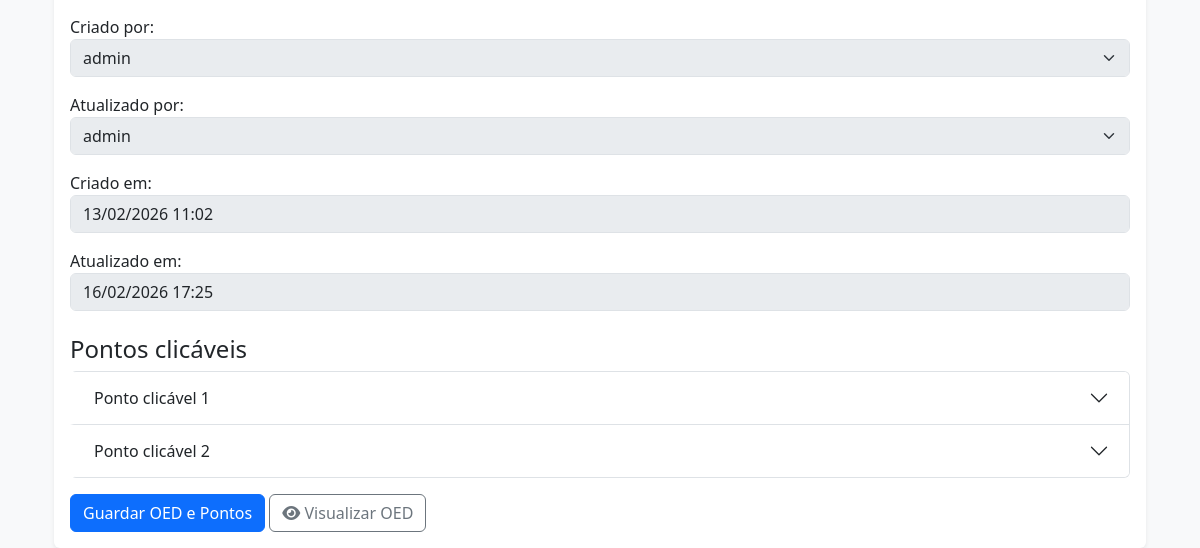
Page /oeds/editar/1/ (signed in, lower part) on the earlier database version.
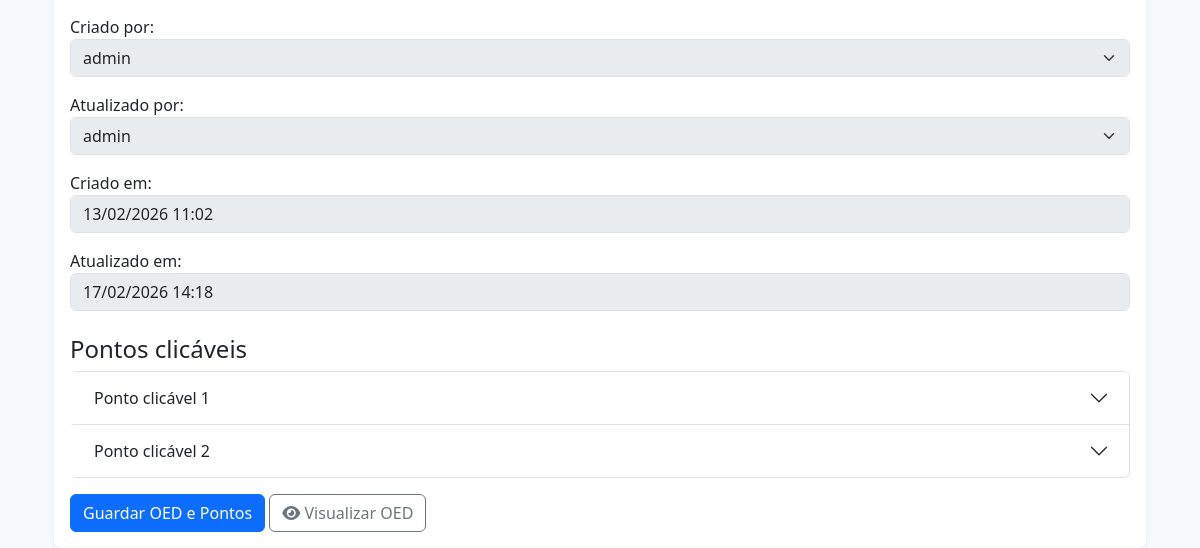
Same page on the later database version.
### oeds/models.py (models this page shows, shortened)
class Oed(AuditoriaBase):
    retranca = models.CharField(verbose_name='Retranca', max_length=50, unique=True, help_text='Campo obrigatório. A retranca pode ser alterada posteriormente, se necessário.')
    status = models.ForeignKey(
        StatusOed,
        on_delete=models.SET_NULL,
        blank=True,
        null=True,
        verbose_name='Status do OED',
        related_name='%(class)s_oeds'
    )
    titulo = CKEditor5Field("Título do OED", config_name='default')
    tipo = models.ForeignKey(
        TipoOed,
        on_delete=models.SET_NULL,
        blank=True,
        null=True,
        verbose_name="Tipo do OED",
        related_name="%(class)s_oeds"
    )
    projeto = models.ForeignKey(
        Projeto,
        on_delete=models.SET_NULL,
        blank=True,
        null=True,
        verbose_name="Projeto",
        related_name="%(class)s_oeds"
    )
    componente = models.ForeignKey(
        Componente,
        on_delete=models.SET_NULL,
        blank=True,
        null=True,
        verbose_name="Componente",
        related_name="%(class)s_oeds"
    )
    volume = models.PositiveIntegerField("Volume", blank=True, null=True)
    capitulo = models.CharField("Capítulo", max_length=100, blank=True, null=True)
    pagina = models.PositiveIntegerField("Página", blank=True, null=True)
    local_insercao = models.CharField("Local de inserção", max_length=255, blank=True, null=True)
    introducao = CKEditor5Field("Texto de introdução", config_name='default', blank=True, null=True)
    conclusao = CKEditor5Field("Texto de conclusão", config_name='default', blank=True, null=True)
    palavras_chave = models.CharField("Palavras-chave", blank=True, null=True, help_text='Separe por vírgulas: palavra1, palavra2')
    fonte_de_pesquisa = CKEditor5Field("Fonte de pesquisa", config_name='default', blank=True, null=True)
    retranca_da_imagem_principal = models.CharField(
        verbose_name='Retranca da imagem',
        max_length=255,
        blank=True,
        null=True,
        help_text='Esse campo será atualizado ao carregar a imagem e salvar o OED.'
    )
    imagem_principal = models.ImageField(
        verbose_name="Imagem principal",
        upload_to=renomear_imagem_oed, # Usa a função de renomeação
        validators=[FileExtensionValidator(allowed_extensions=['png', 'jpg', 'jpeg'])],
        help_text="Formatos aceitos: PNG, JPG ou JPEG. Ao carregar nova imagem, o campo 'Retranca da imagem' será atualizado.",
        blank=True,
        null=True,
    )
    legenda_da_imagem_principal = CKEditor5Field("Legenda da imagem principal", config_name='default', blank=True, null=True)
    alt_text_da_imagem_principal = models.TextField('Descrição para acessibilidade da imagem principal', max_length=2000, help_text='Máximo 2.000 caracteres.', blank=True, null=True)
    credito_da_imagem_principal = models.ForeignKey(
        Credito,
        on_delete=models.SET_NULL,
        blank=True,
        null=True,
        verbose_name='Crédito da imagem principal',
        related_name='%(class)s_oeds'
    )
    quantidade_pontos_prevista = models.PositiveIntegerField(
        "Quantidade de pontos clicáveis",
        default=3,
        help_text="Informe quantos pontos clicáveis este OED deve ter."
    )
    orientacoes_para_producao = CKEditor5Field("Orientações para a produção", config_name='default', blank=True, null=True)

### oeds/views.py (the view, shortened to what this page needs)
# urls.py: path('editar/<int:pk>/', views.OedUpdateView.as_view(), name='editar_oed'),
class OedUpdateView(LoginRequiredMixin, VerboseNameMixin, UpdateView):
    model = Oed
    form_class = OedModelForm
    template_name = 'oeds/form_oed.html'
    success_url = reverse_lazy('listar_oeds')
    def get_context_data(self, **kwargs):
        data = super().get_context_data(**kwargs)
        if self.request.POST:
            data['pontos'] = PontoClicavelFormSet(self.request.POST, self.request.FILES, instance=self.object)
        else:
            data['pontos'] = PontoClicavelFormSet(instance=self.object)
        return data

### oeds/views.py (called while the page is built)
    def get_context_data(self, **kwargs):
        context = super().get_context_data(**kwargs)
        context['verbose_name'] = self.model._meta.verbose_name
        context['verbose_name_plural'] = self.model._meta.verbose_name_plural
        context['titulo'] = self.model._meta.verbose_name
        return context

### projetos/models.py (called while the page is built)
    def __str__(self):
        return self.nome

    def __str__(self):
        return self.nome

    def __str__(self):
        return self.nome

    def __str__(self):
        return self.nome

    def __str__(self):
        return self.nome

### usuarios/models.py (called while the page is built)
    def __str__(self):
        return self.get_full_name() or self.username

### oeds/templates/oeds/form_oed.html (shortened to what this page needs)
{% extends "base.html" %}
{% load django_bootstrap5 %}
{% block content %}
<div class="container mt-4">
    <div class="card shadow-sm border-0">
        <div class="card-body">
            <form method="post" enctype="multipart/form-data" id="oed-form">
                {{ form.as_p }}
                <h4 class="mt-4">Pontos clicáveis</h4>
                <div class="accordion" id="accordionPontos">
                    {% for ponto_form in pontos %}
                    <div class="accordion-item ponto-item">
                        <h2 class="accordion-header" id="heading-{{ forloop.counter0 }}">
                            <button class="accordion-button collapsed" type="button" data-bs-toggle="collapse"
                                data-bs-target="#collapse-{{ forloop.counter0 }}">
                                Ponto clicável <span class="ponto-numero ms-1">{{ forloop.counter }}</span>
                            </button>
                        </h2>
                    </div>
                    {% endfor %}
                </div>
                <button type="submit" class="btn btn-primary mt-3">Guardar OED e Pontos</button>
                {% if object %} <a href="{% url 'oeds_preview:oed_preview' pk=object.pk %}" target="_blank" class="btn btn-outline-secondary mt-3"><i class="fa fa-eye" aria-hidden="true"></i> Visualizar OED</a> {% endif %}
            </form>
        </div>
    </div>
</div>
{% endblock %}

Differences in the rows shown:
changed Oed "admin": atualizado_em "16/02/2026 17:25" → "17/02/2026 14:18"
